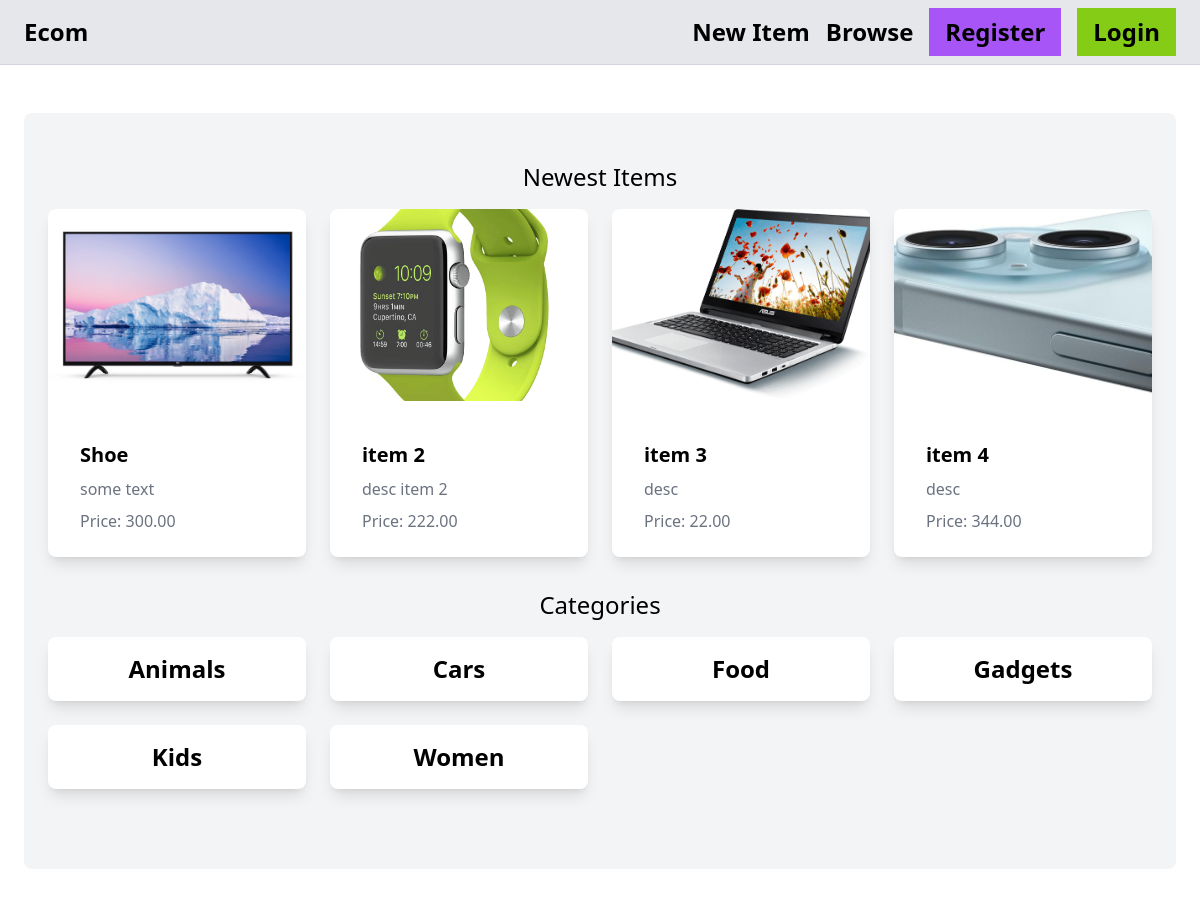
The page / on the database its author committed.
### item/models.py (models this page shows, shortened)
class Item(models.Model):
    name = models.CharField(max_length=255)
    description = models.TextField(blank=True, null=True)
    price = models.DecimalField(max_digits=10, decimal_places=2)
    is_sold = models.BooleanField(default=False)
    category = models.ForeignKey(
        Category,
        on_delete=models.CASCADE,
        related_name='items'
    )
    created_by = models.ForeignKey(
        User,
        related_name='items',
        on_delete = models.CASCADE
    )
    image = models.ImageField(upload_to='item_images/', blank=True, null=True)
    created_at = models.DateTimeField(auto_now_add=True)
    updated_at = models.DateTimeField(auto_now=True)
    class Meta:
        ordering = ('name',)
        verbose_name_plural = 'Items'

class Category(models.Model):
    name = models.CharField(max_length=255)
    class Meta:
        ordering = ('name',)
        verbose_name_plural = 'Categories'

### core/views.py (the view)
# urls.py: path('', views.index, name='index'),
def index(request):
    items = Item.objects.filter(is_sold=False)[0:6]
    categories = Category.objects.all()
    return render(request, "core/index.html", {
        'items': items,
        'categories': categories
    })

### core/templates/core/index.html (shortened to what this page needs)
{% extends 'core/base.html' %}
{% block content %}
    <div class="mt-6 px-6 py-12 bg-gray-100 rounded-lg">
        <div class="mb-8">
            <h2 class="mb-4 text-2xl text-center">Newest Items</h2>
            <div
            class="grid grid-cols-1 sm:grid-cols-2 md:grid-cols-3 lg:grid-cols-4 gap-6"
            >
            {% for i in items %}
            <div class="bg-white rounded-lg shadow-lg">
                <a href="{% url 'item:detail' i.id %}">
                <img
                    class="h-48 w-full object-cover rounded-t-lg"
                    src="{{ i.image.url }}"
                    alt=""
                />
                <div class="px-8 py-6">
                    <h1 class="text-xl font-bold mt-4">{{ i.name }}</h1>
                    <p class="text-gray-500 mt-2">{{ i.description }}</p>
                    <p class="text-gray-500 mt-2">Price: {{ i.price }}</p>
                </div>
                </a>
            </div>
            {% endfor %}
            </div>
        </div>
        <div class="mb-8">
            <h2 class="mb-4  text-2xl text-center">Categories</h2>
            <div
            class="grid grid-cols-1 sm:grid-cols-2 md:grid-cols-3 lg:grid-cols-4 gap-6"
            >
            {% for categ in categories %}
            <div class="bg-white px-6 py-4 text-center rounded-lg shadow-lg">
                <a href="#">
                <span class="text-2xl font-bold text-center">{{ categ.name }}</span>
                </a>
            </div>
            {% endfor %}
            </div>
        </div>
    </div>
{% endblock %}

### core/templates/core/base.html (shortened to what this page needs)
<!doctype html>
<html lang="en">
<head>
    <script src="https://cdn.tailwindcss.com"></script>
</head>
<body>
    <nav class="px-6 py-2 flex justify-between items-center bg-gray-200 border-b border-gray-300">
        <a href="/" class="text-2xl font-bold">Ecom</a>
        <div class="flex items-center gap-4">
             <a href='#' class="text-2xl font-bold">New Item</a>
             <a href='#' class="text-2xl font-bold">Browse</a>
             <a href='#' class="text-2xl font-bold px-4 py-2 bg-purple-500">Register</a>
             <a href='#' class="text-2xl font-bold px-4 py-2 bg-lime-500">Login</a>
        </div>
    </nav>
    <div class="px-6 py-6 min-h-screen">
        {% block content %}
        {% endblock %}
    </div>
</body>
</html>

### rows shown on the page
Item: image (picture), name "Shoe", description "some text", price "300.00"
Item: image (picture), name "item 2", description "desc item 2", price "222.00"
Item: image (picture), name "item 3", description "desc", price "22.00"
Item: image (picture), name "item 4", description "desc", price "344.00"
Category: name "Animals"
Category: name "Cars"
Category: name "Food"
Category: name "Gadgets"
Category: name "Kids"
Category: name "Women"
